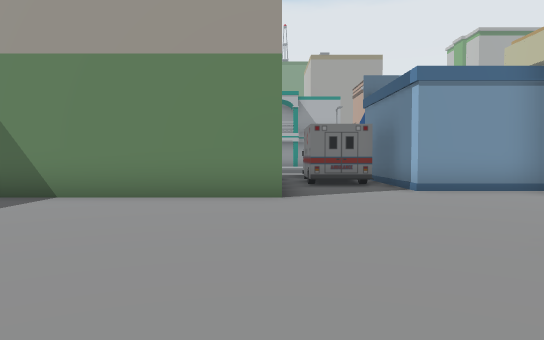
View 1 (above)

24 first-person views from a walk through a Unity game level. The camera is 1.4 m above the floor, tilts 2° down and sees 70° across. The floor is counted in squares, 2 m on a side. Each view is taken from the middle of a square. On the plan, view 1 faces up. The plan holds only what a view shows up to about 11 squares ahead; the rest is blank. The place goes on beyond the plan. The player is left out.

View 2
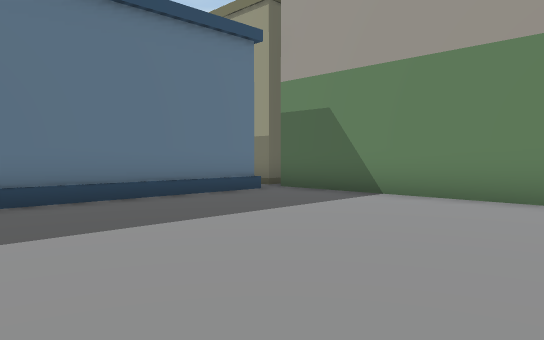

View 3
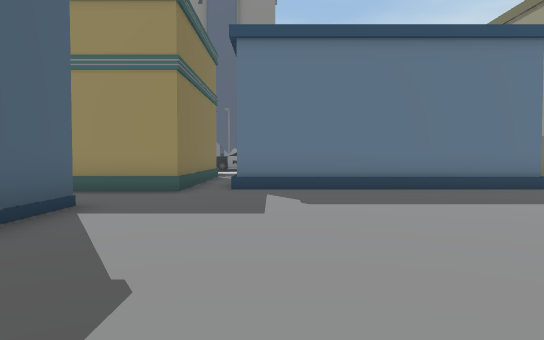

View 4
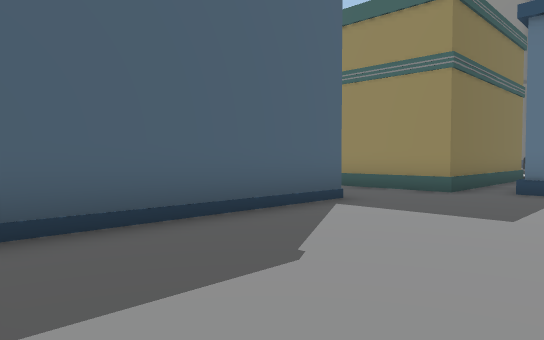

View 5
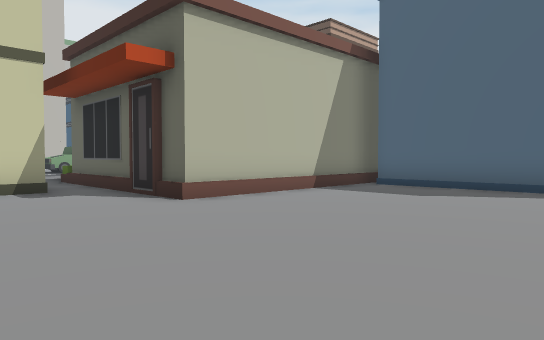

View 6
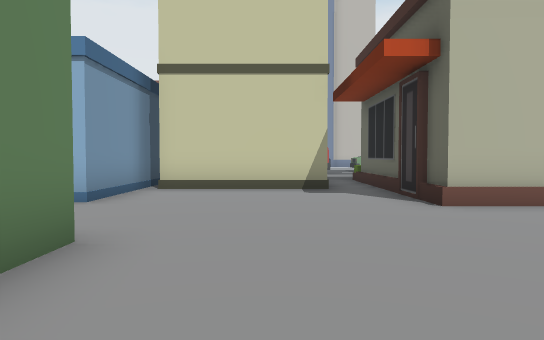

View 7
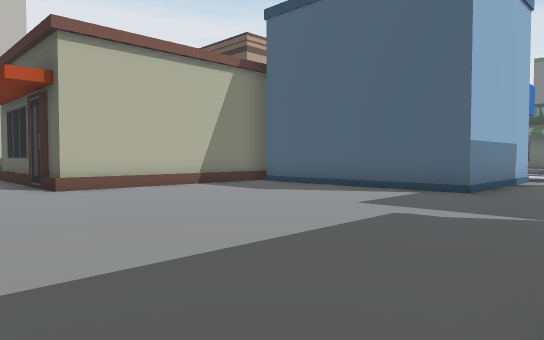

View 8
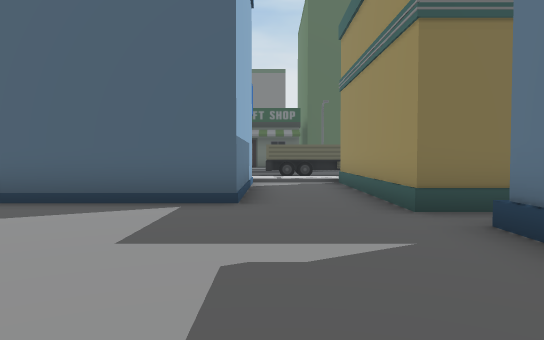

View 9
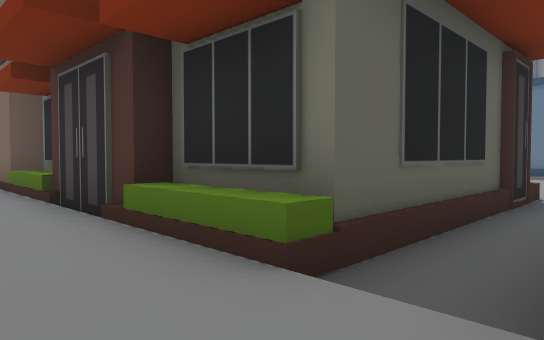

View 10
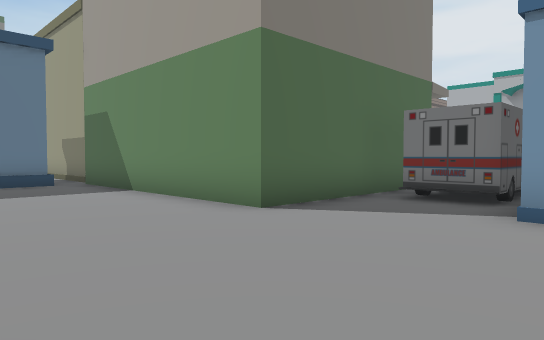

View 11
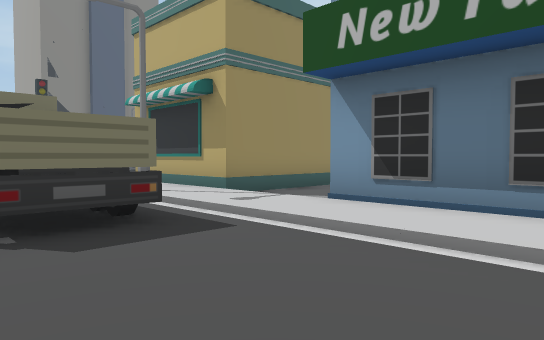

View 12
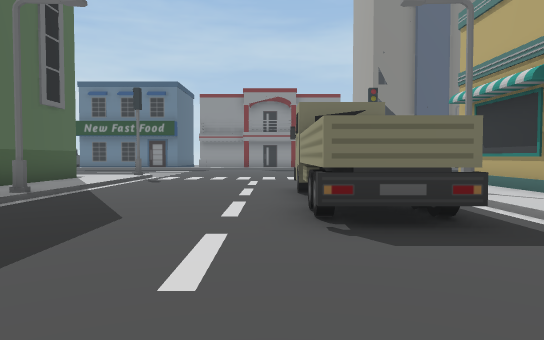

View 13
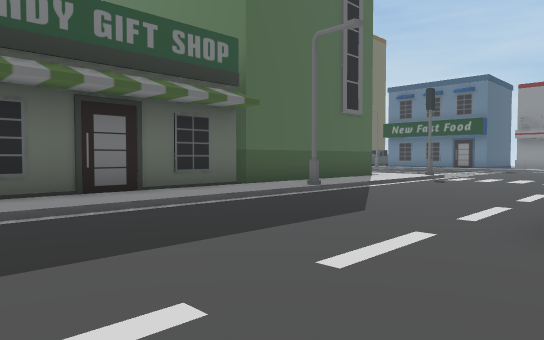

View 14
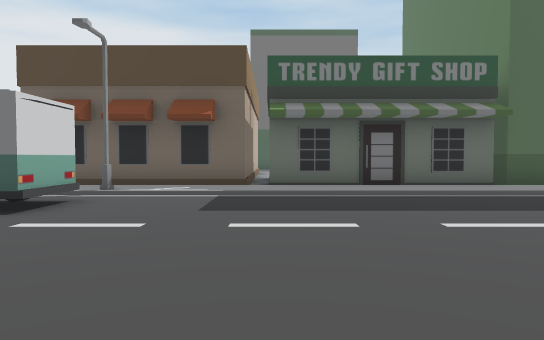

View 15
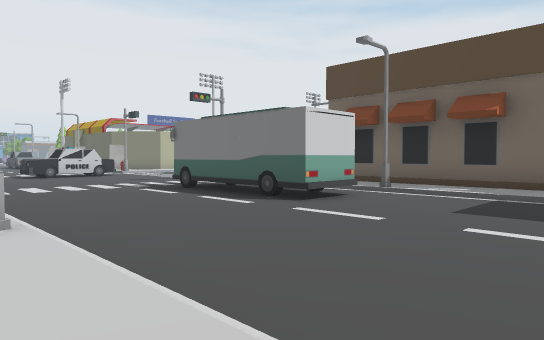

View 16
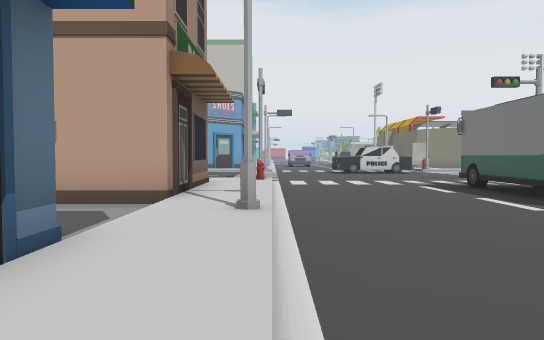

View 17
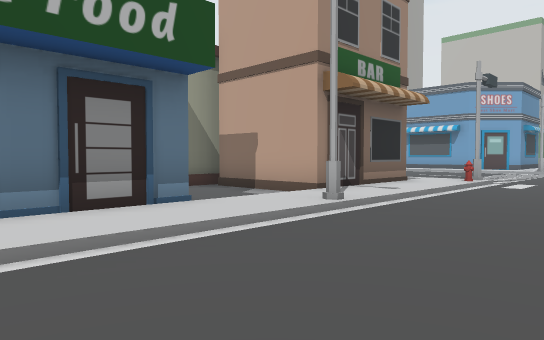

View 18
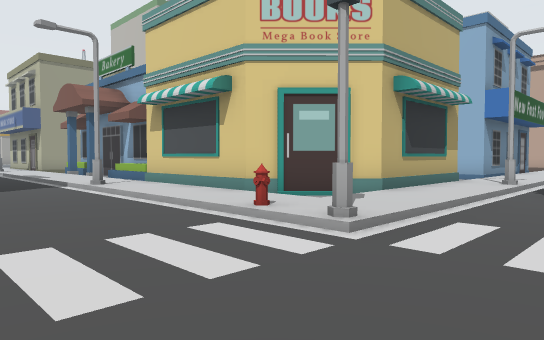

View 19
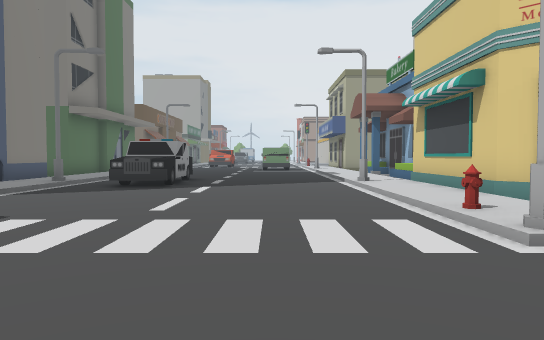

View 20
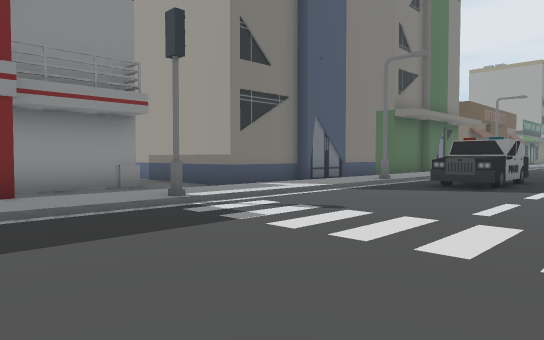

View 21
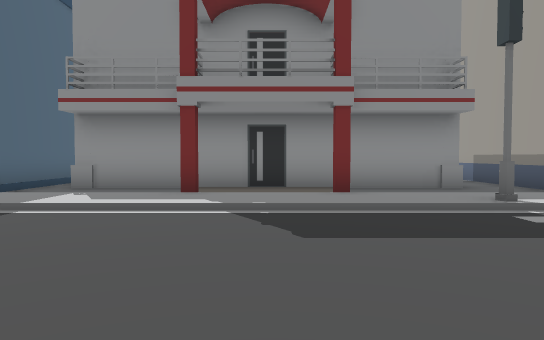

View 22
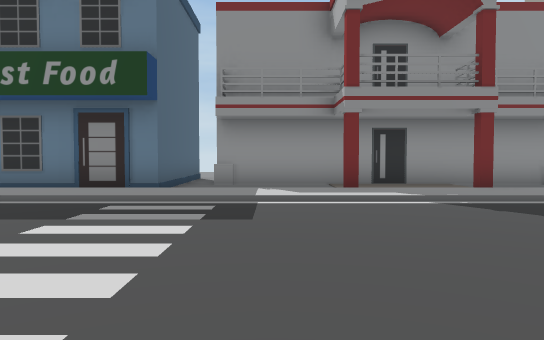

View 23
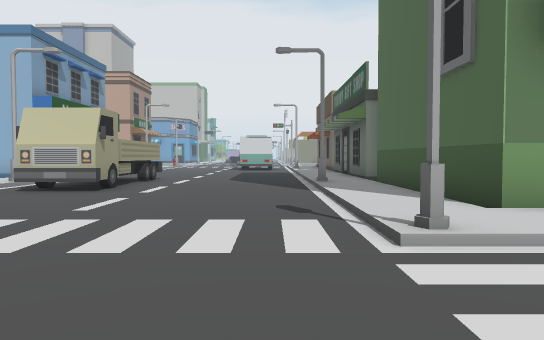

View 24
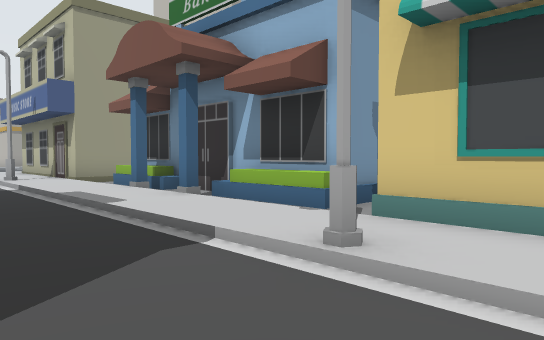

### Floor plan
Key: @ floor where view 1 was taken; # wall or solid block; . main floor; : floor 0.25 m higher than the main floor; / step, stairs or slope; B building; S streetlight; U bus; H hydrant; C car; O other object.
Columns run from 26 left of view 1 to 10 right of it. Each row starts with its distance up from view 1.
 12                           B
 11                           BO #
 10                           BOO#
  9                           BOO#
  8              S:#          B..#####
  7              /:#####BBBBBBB.....B
  6              ///B  B/...........B
  5              // B  B/...........B
  4             .// B  B/...........B   /
  3             ./:.B  B/..............:/
  2             ./:.B  B/........BBBBBB:/
  1             .///B  B/........B    B:/
  0         C.  .///BB B/.....@..B    B:
 -1     B:/.C....////////........B    B:
 -2     B:SCC....S:######........B    B:
 -3     B:/.C..../:#    #..BBBB#BB    B:
 -4     B:/....../:#    #..B     BBB  B:
 -5     B:/....../:#    #..B     ..#  #
 -6 BBBBB:/....../:##   #..B     ..#  #
 -7  ... :/......H:.#####..BBBBBB..####:
 -8   #. :/....../::::::::::::::::::::::/
 -9   #. :#......#//////S/////////S////O/
-10   #. :/...........OO OO..............
-11   #.#:/...........OOOOO..............
-12   #..:/.....  .......................
-13   #.#:/.... .........................
-14   #. :/.......................UUUUU..
-15   #. :/.......................UU U
-16   #. :/......#//////S/////////S/
-17  ... :/.... ./::::::::::::::::::
-18 BBBBB:/..     :BBBBBB###########
-19     B:/.            B      #

Positions as (right, up) in squares from view 1, and headings:
1: (0, 0), facing up
2: (0, 0), facing up-left
3: (2, 0), facing left
4: (2, 1), facing down-left
5: (-3, 6), facing down-right
6: (-3, 5), facing right
7: (-6, 5), facing down-right
8: (-4, 3), facing down
9: (10, 4), facing down-left
10: (4, 3), facing up-left
11: (0, -12), facing up-left
12: (0, -12), facing left
13: (0, -11), facing down-left
14: (0, -8), facing down
15: (-1, -8), facing down-right
16: (-1, -9), facing right
17: (-1, -12), facing up-right
18: (-16, -11), facing up-right
19: (-15, -12), facing up
20: (-15, -12), facing up-left
21: (-15, -12), facing left
22: (-14, -15), facing left
23: (-16, -15), facing right
24: (-15, -4), facing up-right
